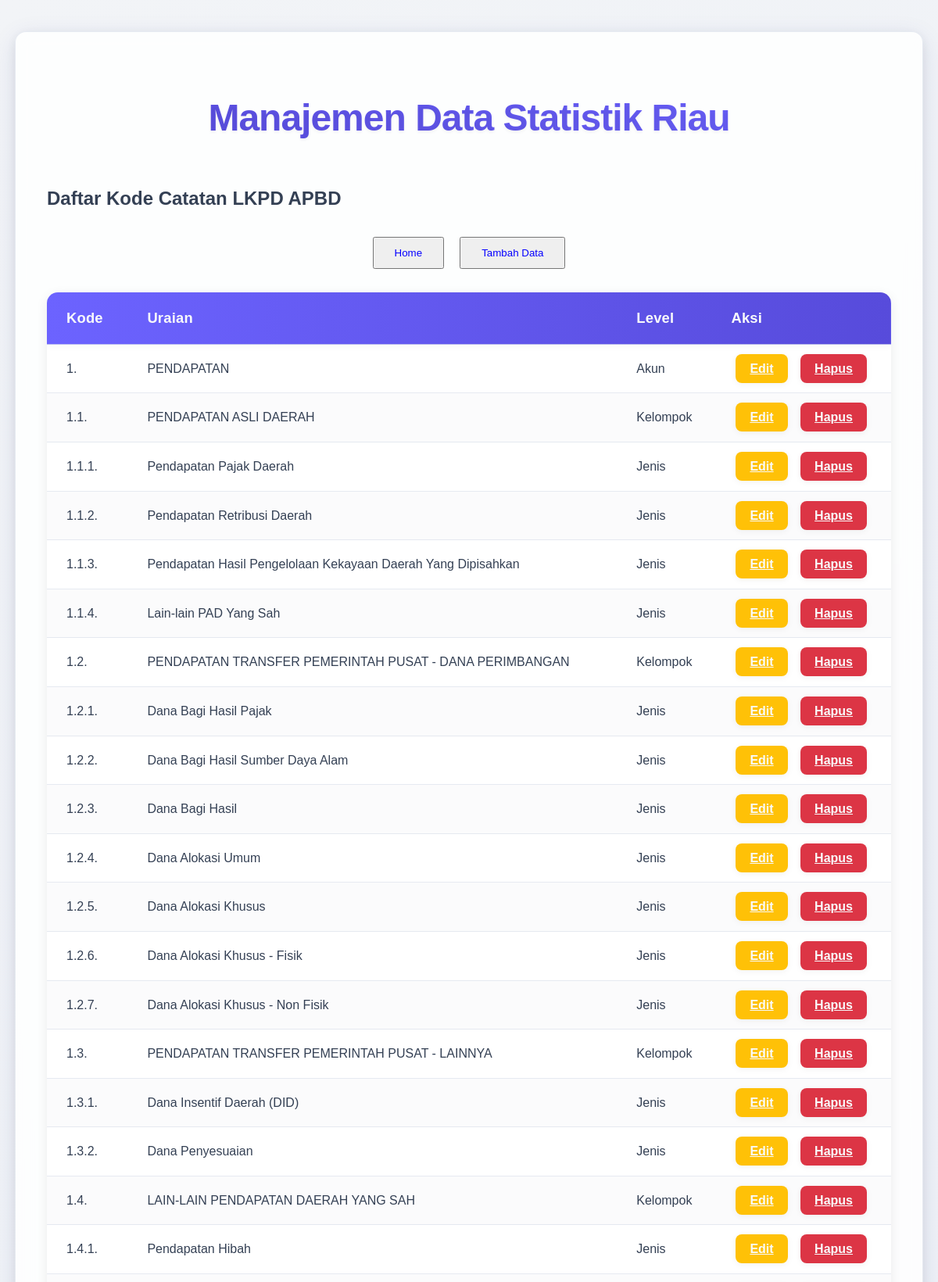
/pages/lkpd-kode-catatan/read.php (upper part), run on the app's committed database.
### tables this page shows
CREATE TABLE `kode_catatan` (
  `id` int(5) NOT NULL,
  `kode_catatan` varchar(255) DEFAULT NULL,
  `uraian` varchar(1024) DEFAULT NULL,
  `id_kode_level` int(2) DEFAULT NULL
);

CREATE TABLE `kode_level` (
  `id` int(11) NOT NULL,
  `nama_level` varchar(255) DEFAULT NULL,
  `akronim` varchar(255) DEFAULT NULL
);

### pages/lkpd-kode-catatan/read.php (the view, shortened to what this page needs)
<?php
include '../../config/database.php';
include '../../templates/header.php';
$sql = "SELECT kc.id, kc.kode_catatan, kc.uraian, kl.nama_level
        FROM kode_catatan kc
        INNER JOIN kode_level kl
        ON kc.id_kode_level = kl.id
        ORDER BY kc.kode_catatan ASC";
$result = $conn->query($sql);
?>
<h2>Daftar Kode Catatan LKPD APBD</h2>
<div class="button-group">
    <button><a href="../../index.php">Home</a></button>
    <button><a href="create.php">Tambah Data</a></button>
</div>
<?php
if ($result->num_rows > 0):
?>
    <table>
        <thead>
            <tr>
                <th>Kode</th>
                <th>Uraian</th>
                <th>Level</th>
                <th>Aksi</th>
            </tr>
        </thead>
        <tbody>
            <?php
            while ($row = $result->fetch_assoc()):
            ?>
                <tr>
                    <td><?php echo htmlspecialchars($row['kode_catatan']); ?></td>
                    <td><?php echo htmlspecialchars($row['uraian']); ?></td>
                    <td><?php echo htmlspecialchars($row['nama_level']); ?></td>
                    <td class="actions">
                        <a href="update.php?id=<?php echo htmlspecialchars($row['id']); ?>" class="edit">Edit</a>
                        <a href="delete.php?id=<?php echo htmlspecialchars($row['id']); ?>" class="delete" onclick="return confirm('Apakah Anda yakin ingin menghapus data ini?')">Hapus</a>
                    </td>
                </tr>
            <?php endwhile; ?>
        </tbody>
    </table>
<?php else: ?>
    <p>Belum ada data.</p>
<?php endif; ?>
<?php
include '../../templates/footer.php';
?>

### templates/css/style.css (style rules this page uses)
:root { --primary-color: #6C63FF; --primary-dark: #574BDB; --accent-color: #00C896; --text-dark: #344054; --text-light: #F9FAFB; --bg-light: #F2F4F7; --card-bg: rgba(255, 255, 255, 0.85); --border-color: rgba(220, 226, 235, 0.7); --shadow-soft: 0 4px 15px rgba(0, 0, 0, 0.08); --shadow-medium: 0 8px 25px rgba(0, 0, 0, 0.12); --shadow-glass: 0 8px 32px 0 rgba(31, 38, 135, 0.1); --success-color: #28A745; --danger-color: #DC3545; --warning-color: #FFC107; --radius-base: 14px; --transition-fast: 0.2s ease-out; --transition-normal: 0.3s ease-in-out; }
body { font-family: 'Poppins', sans-serif; background: linear-gradient(135deg, var(--bg-light) 0%, #E9EEF6 100%); margin: 0; padding: 0; line-height: 1.6; color: var(--text-dark); display: flex; justify-content: center; align-items: flex-start; min-height: 100vh; padding: 40px 0; box-sizing: border-box; overflow-x: hidden; }
table { width: 100%; border-collapse: separate; border-spacing: 0; margin-top: 30px; box-shadow: var(--shadow-soft); border-radius: var(--radius-base); overflow: hidden; background-color: var(--card-bg); }
table thead tr { background: linear-gradient(90deg, var(--primary-color), var(--primary-dark)); color: var(--text-light); box-shadow: 0 2px 8px rgba(0, 0, 0, 0.1); }
table th, table td { padding: 18px 25px; text-align: left; border-bottom: 1px solid var(--border-color); }
table th { font-weight: 700; font-size: 1.15em; letter-spacing: 0.2px; }
table tbody tr:nth-child(even) { background-color: rgba(249, 250, 251, 0.7); }
table tbody tr:nth-child(odd) { background-color: rgba(255, 255, 255, 0.7); }
table td.actions { text-align: center; white-space: nowrap; }
table td.actions a { padding: 10px 18px; border-radius: 8px; font-weight: 600; transition: background-color var(--transition-fast), transform var(--transition-fast), box-shadow var(--transition-fast); margin: 0 6px; box-shadow: 0 2px 8px rgba(0, 0, 0, 0.05); }
table td.actions .edit { background-color: var(--warning-color); color: var(--text-light); }
table td.actions .delete { background-color: var(--danger-color); color: var(--text-light); }
.button-group { display: flex; gap: 20px; margin-top: 30px; justify-content: center; }
.button-group button a { color: #0600ff; text-decoration: none; display: block; padding: 10px 20px; }

### data on the page
kode_catatan: kode_catatan "1.", uraian "PENDAPATAN", id_kode_level.nama_level "Akun"
kode_catatan: kode_catatan "1.1.", uraian "PENDAPATAN ASLI DAERAH", id_kode_level.nama_level "Kelompok"
kode_catatan: kode_catatan "1.1.1.", uraian "Pendapatan Pajak Daerah", id_kode_level.nama_level "Jenis"
kode_catatan: kode_catatan "1.1.2.", uraian "Pendapatan Retribusi Daerah", id_kode_level.nama_level "Jenis"
kode_catatan: kode_catatan "1.1.3.", uraian "Pendapatan Hasil Pengelolaan Kekayaan Daerah Yang Dipisahkan", id_kode_level.nama_level "Jenis"
kode_catatan: kode_catatan "1.1.4.", uraian "Lain-lain PAD Yang Sah", id_kode_level.nama_level "Jenis"
kode_catatan: kode_catatan "1.2.", uraian "PENDAPATAN TRANSFER PEMERINTAH PUSAT - DANA PERIMBANGAN", id_kode_level.nama_level "Kelompok"
kode_catatan: kode_catatan "1.2.1.", uraian "Dana Bagi Hasil Pajak", id_kode_level.nama_level "Jenis"
kode_catatan: kode_catatan "1.2.2.", uraian "Dana Bagi Hasil Sumber Daya Alam", id_kode_level.nama_level "Jenis"
kode_catatan: kode_catatan "1.2.3.", uraian "Dana Bagi Hasil", id_kode_level.nama_level "Jenis"
kode_catatan: kode_catatan "1.2.4.", uraian "Dana Alokasi Umum", id_kode_level.nama_level "Jenis"
kode_catatan: kode_catatan "1.2.5.", uraian "Dana Alokasi Khusus", id_kode_level.nama_level "Jenis"
kode_catatan: kode_catatan "1.2.6.", uraian "Dana Alokasi Khusus - Fisik", id_kode_level.nama_level "Jenis"
kode_catatan: kode_catatan "1.2.7.", uraian "Dana Alokasi Khusus - Non Fisik", id_kode_level.nama_level "Jenis"
kode_catatan: kode_catatan "1.3.", uraian "PENDAPATAN TRANSFER PEMERINTAH PUSAT - LAINNYA", id_kode_level.nama_level "Kelompok"
kode_catatan: kode_catatan "1.3.1.", uraian "Dana Insentif Daerah (DID)", id_kode_level.nama_level "Jenis"
kode_catatan: kode_catatan "1.3.2.", uraian "Dana Penyesuaian", id_kode_level.nama_level "Jenis"
kode_catatan: kode_catatan "1.4.", uraian "LAIN-LAIN PENDAPATAN DAERAH YANG SAH", id_kode_level.nama_level "Kelompok"
kode_catatan: kode_catatan "1.4.1.", uraian "Pendapatan Hibah", id_kode_level.nama_level "Jenis"
